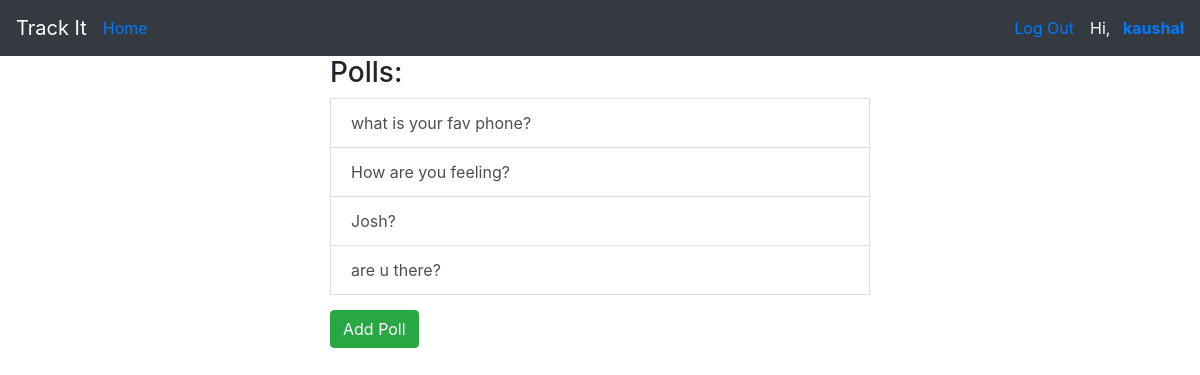
The app's page / (signed in) with its own data.
### pollsapp/models.py (models this page shows, shortened)
class Question(models.Model):
    user  = models.ForeignKey(User, on_delete=models.CASCADE ,related_name="questions")
    question_text = models.CharField(max_length=200)

### pollsapp/views.py (the view)
# urls.py: 2. Add a URL to urlpatterns:  path('', views.home, name='home')
def home(request):
    questions = Question.objects.all()
    context = {'questions':questions}
    return render(request,'index.html',context)

### templates/index.html (shortened to what this page needs)
{% extends 'base.html' %}
{% load static %}
{% block bodyblock %}
{% if user.is_authenticated %}
    <div class="container h-75">
        <div class="row h-100 justify-content-center align-items-center">
            <div class="col-10 col-md-8 col-lg-6">
                <h3>Polls:</h3>
{% for ques in  questions %}
<a href=" {% url 'question_detail' ques.id %} " class="list-group-item list-group-item-action">
    {{ques.question_text}}</a>
    {% endfor %}
    <p><form method  = "POST" action = "{% url 'add_poll' %}">
    <input type="submit" value = "Add Poll"  class = 'btn btn-success'>
    </form></p>
</div>
</div></div>
{% endif %}
{% endblock %}

### templates/base.html (shortened to what this page needs)
<!doctype html >
{% load static %}
<html lang="en" class="h-100">
  <head>
    <link rel="stylesheet" href="https://cdnjs.cloudflare.com/ajax/libs/font-awesome/4.7.0/css/font-awesome.min.css"/>
    <link rel="stylesheet" href="https://maxcdn.bootstrapcdn.com/bootstrap/4.0.0/css/bootstrap.min.css">
    <link rel="stylesheet" href="https://stackpath.bootstrapcdn.com/bootstrap/4.0.0/js/bootstrap.bundle.min.js">
    <link rel="stylesheet" href="https://cdnjs.cloudflare.com/ajax/libs/jquery/3.2.1/jquery.min.js">
    <link rel="stylesheet" href="https://cdn.jsdelivr.net/npm/bootstrap@4.3.1/dist/css/bootstrap.min.css">
  </head>
  <body class="h-50">
    <nav class="navbar navbar-expand-lg navbar-dark bg-dark">
        <a class="navbar-brand" href="{% url 'index' %}">Track It</a>
        <div class="collapse navbar-collapse" id="navbarSupportedContent">
          <ul class="navbar-nav mr-auto">
            <li class="nav-item active">
              <a "class="nav-link" href="{% url 'index' %}">Home</a>
            </li>
          </ul>
          <ul class="nav navbar-nav navbar-right" style="color: azure;" >
            {% if user.is_authenticated %}
            <li>
              <a class = "mx-2" href="{% url 'logout' %}">Log Out</a>
            </li>
            <li>
              <a class = "mx-2" >Hi,<a href="{% url 'profile' %}"> <b> {{user.username}}</b></a></a>
            </li>
              {% else %}
              <li>
                <a class='nav navbar-right ' href="{% url 'login' %}">Login</a>
              </li>
              {% endif %}
          </ul>
        </div>
      </nav>
    {% block bodyblock %}
    {% endblock %}
    </body>
    </html>

### records on screen
Question: question_text "what is your fav phone?"
Question: question_text "How are you feeling?"
Question: question_text "Josh?"
Question: question_text "are u there?"

### other values on screen
{{ user.username }} "kaushal"
